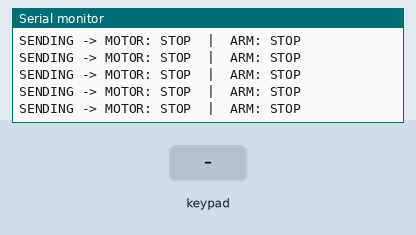
Simulated run of this sketch. Board: Arduino Mega 2560, built with avr-gcc and run on an emulated ATmega2560. Shown: the last lines printed to the serial monitor. The test bench sets the inputs (shaded band).

Above: at 1.5 s.
1.6 s: key 'U' pressed
At 1.67 s:
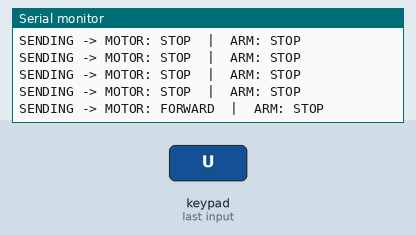
3.1 s: key 'D' pressed
At 3.12 s:
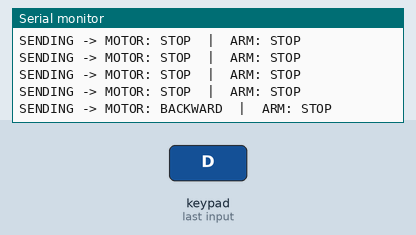
4.6 s: key 'L' pressed
At 4.67 s:
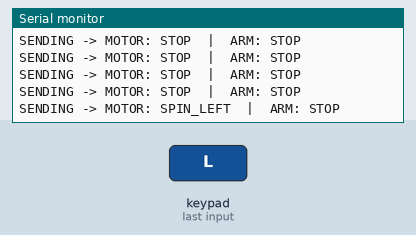
6.1 s: key 'R' pressed
At 6.17 s:
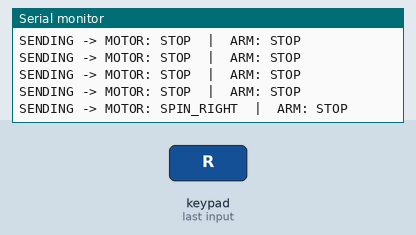
7.6 s: key 'X' pressed
At 7.62 s:
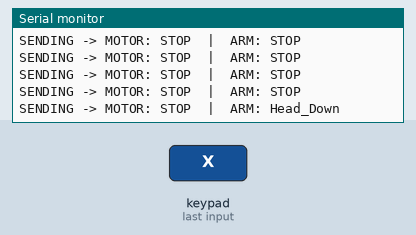
9.5 s: key 'O' pressed
At 9.52 s:
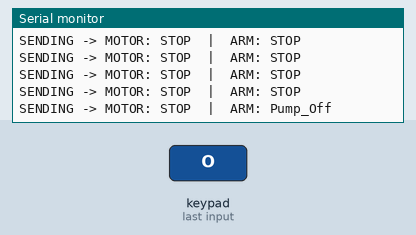

The sketch:

can-sender.ino
```cpp
#include <SPI.h>
#include <mcp_can.h>
#include "PS2X_lib.h" // นำเข้าไลบรารี PS2

// ---------------- PS2 configuration ----------------
#define PS2_DAT_PIN A0
#define PS2_CMD_PIN A1
#define PS2_ATT_PIN A2
#define PS2_CLK_PIN A3

PS2X ps2x;
const uint8_t PS2_DEADZONE = 12;
const unsigned long PS2_POLL_INTERVAL_MS = 15;
unsigned long last_ps2_poll_ms = 0;

// ---------------- CAN configuration ----------------
const byte CAN_CS_PIN = 10;
const unsigned long CAN_ID_MOTOR = 0x100;
const unsigned long CAN_ID_ARM   = 0x101;
const unsigned long CAN_SEND_INTERVAL = 50;

MCP_CAN CAN0(CAN_CS_PIN);

// ---------------- Status definition ----------------
enum PS2_Status : uint8_t
{
    STOP = 0,
    FORWARD = 1,
    BACKWARD = 2,
    LEFT = 3,
    RIGHT = 4,
    FORWARD_LEFT = 5,
    FORWARD_RIGHT = 6,
    BACKWARD_LEFT = 7,
    BACKWARD_RIGHT = 8,
    SPIN_LEFT = 9,
    SPIN_RIGHT = 10,
    Pump_On = 11,
    Pump_Off = 12,
    Head_Up = 13,
    Head_Down = 14
};

// สถานะที่จะส่งขึ้น CAN
PS2_Status currentMotorStatus = STOP;
PS2_Status currentArmStatus = STOP;

unsigned long lastSendTime = 0;

// --------------------------------------------------
// ฟังก์ชันแปลงค่าแกน X, Y เป็นสถานะทิศทาง
// --------------------------------------------------
PS2_Status get_status_from_sticks(int x, int y, PS2_Status center_value)
{
    if (x == 0 && y == 1) return BACKWARD;
    else if (x == 0 && y == -1) return FORWARD;
    else if (x == -1 && y == 0) return LEFT;
    else if (x == 1 && y == 0) return RIGHT;
    else if (x == -1 && y == 1) return BACKWARD_LEFT;
    else if (x == 1 && y == 1) return BACKWARD_RIGHT;
    else if (x == -1 && y == -1) return FORWARD_LEFT;
    else if (x == 1 && y == -1) return FORWARD_RIGHT;
    else return center_value;
}

// --------------------------------------------------
// ส่ง Status จำนวน 1 byte ขึ้น CAN
// --------------------------------------------------
bool send_can_status(unsigned long canId, PS2_Status status)
{
    byte txData[1];
    txData[0] = (byte)status;

    byte result = CAN0.sendMsgBuf(
        canId,
        0,              // 0 = Standard CAN ID
        1,              // ข้อมูล 1 byte
        txData
    );

    return result == CAN_OK;
}

// --------------------------------------------------
// Setup
// --------------------------------------------------
void setup()
{
    Serial.begin(115200);

    // --- ตั้งค่า PS2 ---
    delay(300); // หน่วงเวลาให้โมดูล PS2 บูต
    ps2x.config_gamepad(PS2_CLK_PIN, PS2_CMD_PIN, PS2_ATT_PIN, PS2_DAT_PIN, false, false);
    Serial.println("PS2 Initialized");

    // --- ตั้งค่า CAN ---
    Serial.println("Initializing MCP2515...");
    while (CAN0.begin(MCP_ANY, CAN_500KBPS, MCP_8MHZ) != CAN_OK)
    {
        Serial.println("MCP2515 initialization failed. Retrying...");
        delay(1000);
    }
    CAN0.setMode(MCP_NORMAL);
    Serial.println("MCP2515 initialized. CAN transmitter ready");

    currentMotorStatus = STOP;
    currentArmStatus = STOP;

    lastSendTime = millis();
    last_ps2_poll_ms = millis();
}

// --------------------------------------------------
// Main loop
// --------------------------------------------------
void loop()
{
    unsigned long currentTime = millis();

    // 1. อ่านค่าจากจอย PS2 ทุกๆ 15 ms
    if (currentTime - last_ps2_poll_ms >= PS2_POLL_INTERVAL_MS)
    {
        last_ps2_poll_ms = currentTime;
        ps2x.read_gamepad();

        // ----------------------------------------------------
        // ควบคุม Motor (ล้อ) ด้วย D-PAD และอนาล็อกซ้าย
        // ----------------------------------------------------
        int x_left = 0;
        int y_left = 0;

        if (ps2x.Button(PSB_PAD_UP)) { y_left = -1; }
        else if (ps2x.Button(PSB_PAD_DOWN)) { y_left = 1; }


        if (x_left == 0 && y_left == 0)
        {
            uint8_t lx = ps2x.Analog(PSS_LX);
            uint8_t ly = ps2x.Analog(PSS_LY);

            if (lx != 255 || ly != 255)
            {
                if (lx < (128 - PS2_DEADZONE)) x_left = -1;
                else if (lx > (128 + PS2_DEADZONE)) x_left = 1;
                if (ly < (128 - PS2_DEADZONE)) y_left = -1;
                else if (ly > (128 + PS2_DEADZONE)) y_left = 1;
            }
        }
        currentMotorStatus = get_status_from_sticks(x_left, y_left, STOP);
        if (ps2x.Button(PSB_PAD_LEFT)) { currentMotorStatus = SPIN_LEFT; }
        else if (ps2x.Button(PSB_PAD_RIGHT)) { currentMotorStatus = SPIN_RIGHT; }

        // ----------------------------------------------------
        // ควบคุม Arm (แขนกล) ด้วยอนาล็อกขวา และปุ่มฟังก์ชัน
        // ----------------------------------------------------
        int x_right = 0;
        int y_right = 0;

        uint8_t rx = ps2x.Analog(PSS_RX);
        uint8_t ry = ps2x.Analog(PSS_RY);

        if (rx != 255 || ry != 255)
        {
            int dx = (int)rx - 128;
            int dy = (int)ry - 128;

            if (abs(dx) > PS2_DEADZONE || abs(dy) > PS2_DEADZONE)
            {
                if (abs(dy) >= abs(dx))
                {
                    if (dy < 0) y_right = -1;
                    else y_right = 1;
                }
                else
                {
                    if (dx < 0) x_right = -1;
                    else x_right = 1;
                }
            }
        }

        PS2_Status stick_arm_status = STOP;

        if (ps2x.Button(PSB_SQUARE)) {
            stick_arm_status = Pump_On;
        } else if (ps2x.Button(PSB_CIRCLE)) {
            stick_arm_status = Pump_Off;
        } else if (ps2x.Button(PSB_TRIANGLE)) {
            stick_arm_status = Head_Up;
        } else if (ps2x.Button(PSB_CROSS)) {
            stick_arm_status = Head_Down;
        } else if (y_right == -1) {
            stick_arm_status = FORWARD;
        } else if (y_right == 1) {
            stick_arm_status = BACKWARD;
        } else if (x_right == -1) {
            stick_arm_status = LEFT;
        } else if (x_right == 1) {
            stick_arm_status = RIGHT;
        } else {
            stick_arm_status = STOP;
        }

        currentArmStatus = stick_arm_status;
    }

    if (currentTime - lastSendTime >= CAN_SEND_INTERVAL)
    {
        lastSendTime = currentTime;

        // สาดข้อมูลขึ้นสาย CAN
        send_can_status(CAN_ID_MOTOR, currentMotorStatus);
        send_can_status(CAN_ID_ARM, currentArmStatus);

        // ---------- เปิด Debug ให้แสดงผลข้อความที่ส่งออกไป ----------
        Serial.print("SENDING -> MOTOR: ");
        switch (currentMotorStatus)
        {
            case FORWARD: Serial.print("FORWARD"); break;
            case BACKWARD: Serial.print("BACKWARD"); break;
            case LEFT: Serial.print("LEFT"); break;
            case RIGHT: Serial.print("RIGHT"); break;
            case SPIN_LEFT: Serial.print("SPIN_LEFT"); break;
            case SPIN_RIGHT: Serial.print("SPIN_RIGHT"); break;
            case FORWARD_LEFT: Serial.print("FORWARD_LEFT"); break;
            case FORWARD_RIGHT: Serial.print("FORWARD_RIGHT"); break;
            case BACKWARD_LEFT: Serial.print("BACKWARD_LEFT"); break;
            case BACKWARD_RIGHT: Serial.print("BACKWARD_RIGHT"); break;
            default: Serial.print("STOP"); break;
        }

        Serial.print("  |  ARM: ");
        switch (currentArmStatus)
        {
            case FORWARD: Serial.print("FORWARD"); break;
            case BACKWARD: Serial.print("BACKWARD"); break;
            case LEFT: Serial.print("LEFT"); break;
            case RIGHT: Serial.print("RIGHT"); break;
            case Pump_On: Serial.print("Pump_On"); break;
            case Pump_Off: Serial.print("Pump_Off"); break;
            case Head_Up: Serial.print("Head_Up"); break;
            case Head_Down: Serial.print("Head_Down"); break;
            default: Serial.print("STOP"); break;
        }
        Serial.println();
    }
}
```

Measured:
- after the input at 1.6 s, the serial monitor: prints a new line after 0.05 s (image 1)
- after the input at 3.1 s, the serial monitor: prints a new line at once (image 2)
- after the input at 4.6 s, the serial monitor: prints a new line after 0.05 s (image 3)
- after the input at 6.1 s, the serial monitor: prints a new line after 0.05 s (image 4)
- after the input at 7.6 s, the serial monitor: prints a new line at once (image 5)
- after the input at 9.5 s, the serial monitor: prints a new line at once (image 6)
